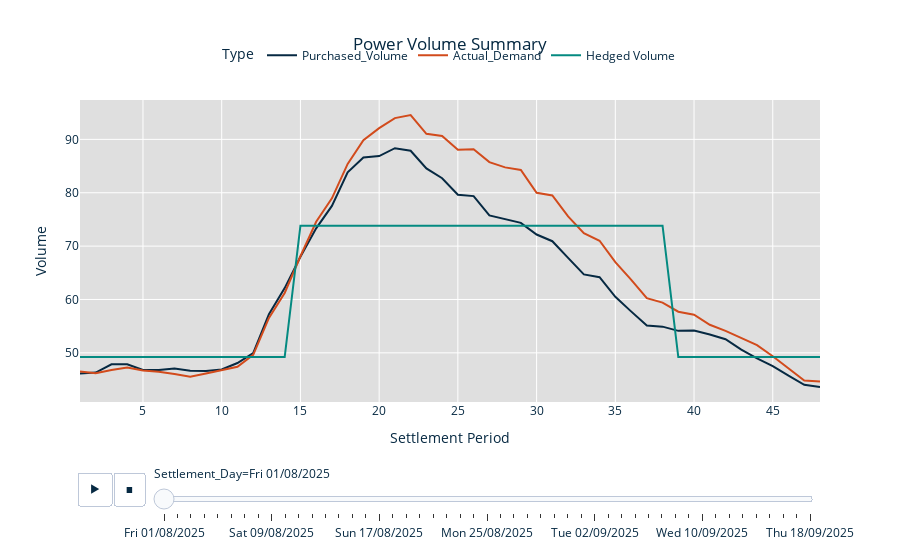

Write notebook code for a chart like this one.
### Code cell
# Set custom colours (must match order in data)
colour_map = {
    "Purchased_Volume": "#062942",   # navy
    "Actual_Demand": "#d24b1c",      # orange
    "Hedged Volume": "#048a81"       # dark turquoise
}

# Create the figure
power_vol_fig = px.line(
    power_vol_unpivot,
    x="Settlement_Period",
    y="Volume",
    color="Type",
    animation_frame="Settlement_Day",
    color_discrete_map=colour_map,
    title="Power Volume Summary"
)

# Update layout (everything in one call)
power_vol_fig.update_layout(
    title={"x": 0.5, "font": {"color": "#062942"}},
    plot_bgcolor="#dfdfdf",
    paper_bgcolor="white",
    font={"color": "#062942"},
    legend={"orientation": "h","yanchor": "bottom","y": 1.1,"xanchor": "center","x": 0.5},
    xaxis={"title": "Settlement Period","gridcolor": "white"},
    yaxis={"title": "Volume","gridcolor": "white"}
)

power_vol_fig.show()

### Figure 1 — Plotly figure (JSON) as saved in the notebook; plotly's stock layout.template omitted (floating-point values rounded to 4 significant figures)
{"data": [{"hovertemplate": "Type=Purchased_Volume<br>Settlement_Day=Fri 01/08/2025<br>Settlement_Period=%{x}<br>Volume=%{y}<extra></extra>", "legendgroup": "Purchased_Volume", "line": {"color": "#062942", "dash": "solid"}, "marker": {"symbol": "circle"}, "mode": "lines", "name": "Purchased_Volume", "orientation": "v", "showlegend": true, "type": "scatter", "x": [1, 2, 3, 4, 5, 6, 7, 8, 9, 10, 11, 12, 13, 14, 15, 16, 17, 18, 19, 20, 21, 22, 23, 24, 25, 26, 27, 28, 29, 30, 31, 32, 33, 34, 35, 36, 37, 38, 39, 40, 41, 42, 43, 44, 45, 46, 47, 48], "xaxis": "x", "y": [46.12, 46.3, 47.86, 47.86, 46.79, 46.79, 47.06, 46.66, 46.61, 46.88, 48.09, 49.97, 57.25, 62.13, 68.01, 73.33, 77.53, 83.84, 86.61, 86.88, 88.35, 87.86, 84.55, 82.72, 79.64, 79.37, 75.75, 75.08, 74.36, 72.17, 70.92, 67.79, 64.7, 64.17, 60.5, 57.77, 55.14, 54.91, 54.12, 54.17, 53.45, 52.56, 50.59, 48.98, 47.51, 45.72, 44.02, 43.62], "yaxis": "y"}, {"hovertemplate": "Type=Actual_Demand<br>Settlement_Day=Fri 01/08/2025<br>Settlement_Period=%{x}<br>Volume=%{y}<extra></extra>", "legendgroup": "Actual_Demand", "line": {"color": "#d24b1c", "dash": "solid"}, "marker": {"symbol": "circle"}, "mode": "lines", "name": "Actual_Demand", "orientation": "v", "showlegend": true, "type": "scatter", "x": [1, 2, 3, 4, 5, 6, 7, 8, 9, 10, 11, 12, 13, 14, 15, 16, 17, 18, 19, 20, 21, 22, 23, 24, 25, 26, 27, 28, 29, 30, 31, 32, 33, 34, 35, 36, 37, 38, 39, 40, 41, 42, 43, 44, 45, 46, 47, 48], "xaxis": "x", "y": [46.52, 46.16, 46.77, 47.24, 46.7, 46.44, 46.03, 45.54, 46.14, 46.72, 47.39, 49.63, 56.55, 61.22, 68.1, 74.56, 78.95, 85.41, 89.83, 92.11, 93.99, 94.55, 91.05, 90.65, 88.06, 88.14, 85.74, 84.75, 84.28, 80, 79.5, 75.57, 72.43, 71, 66.99, 63.73, 60.24, 59.41, 57.71, 57.15, 55.26, 54.12, 52.74, 51.45, 49.36, 47.18, 44.83, 44.62], "yaxis": "y"}, {"hovertemplate": "Type=Hedged Volume<br>Settlement_Day=Fri 01/08/2025<br>Settlement_Period=%{x}<br>Volume=%{y}<extra></extra>", "legendgroup": "Hedged Volume", "line": {"color": "#048a81", "dash": "solid"}, "marker": {"symbol": "circle"}, "mode": "lines", "name": "Hedged Volume", "orientation": "v", "showlegend": true, "type": "scatter", "x": [1, 2, 3, 4, 5, 6, 7, 8, 9, 10, 11, 12, 13, 14, 15, 16, 17, 18, 19, 20, 21, 22, 23, 24, 25, 26, 27, 28, 29, 30, 31, 32, 33, 34, 35, 36, 37, 38, 39, 40, 41, 42, 43, 44, 45, 46, 47, 48], "xaxis": "x", "y": [49.21, 49.21, 49.21, 49.21, 49.21, 49.21, 49.21, 49.21, 49.21, 49.21, 49.21, 49.21, 49.21, 49.21, 73.83, 73.83, 73.83, 73.83, 73.83, 73.83, 73.83, 73.83, 73.83, 73.83, 73.83, 73.83, 73.83, 73.83, 73.83, 73.83, 73.83, 73.83, 73.83, 73.83, 73.83, 73.83, 73.83, 73.83, 49.21, 49.21, 49.21, 49.21, 49.21, 49.21, 49.21, 49.21, 49.21, 49.21], "yaxis": "y"}], "layout": {"autosize": true, "font": {"color": "#062942"}, "legend": {"orientation": "h", "title": {"text": "Type"}, "tracegroupgap": 0, "x": 0.5, "xanchor": "center", "y": 1.1, "yanchor": "bottom"}, "paper_bgcolor": "white", "plot_bgcolor": "#dfdfdf", "sliders": [{"active": 0, "currentvalue": {"prefix": "Settlement_Day="}, "len": 0.9, "pad": {"b": 10, "t": 60}, "steps": [{"args": [["Fri 01/08/2025"], {"frame": {"duration": 0, "redraw": false}, "fromcurrent": true, "mode": "immediate", "transition": {"duration": 0, "easing": "linear"}}], "label": "Fri 01/08/2025", "method": "animate"}, {"args": [["Sat 02/08/2025"], {"frame": {"duration": 0, "redraw": false}, "fromcurrent": true, "mode": "immediate", "transition": {"duration": 0, "easing": "linear"}}], "label": "Sat 02/08/2025", "method": "animate"}, {"args": [["Sun 03/08/2025"], {"frame": {"duration": 0, "redraw": false}, "fromcurrent": true, "mode": "immediate", "transition": {"duration": 0, "easing": "linear"}}], "label": "Sun 03/08/2025", "method": "animate"}, {"args": [["Mon 04/08/2025"], {"frame": {"duration": 0, "redraw": false}, "fromcurrent": true, "mode": "immediate", "transition": {"duration": 0, "easing": "linear"}}], "label": "Mon 04/08/2025", "method": "animate"}, {"args": [["Tue 05/08/2025"], {"frame": {"duration": 0, "redraw": false}, "fromcurrent": true, "mode": "immediate", "transition": {"duration": 0, "easing": "linear"}}], "label": "Tue 05/08/2025", "method": "animate"}, {"args": [["Wed 06/08/2025"], {"frame": {"duration": 0, "redraw": false}, "fromcurrent": true, "mode": "immediate", "transition": {"duration": 0, "easing": "linear"}}], "label": "Wed 06/08/2025", "method": "animate"}, {"args": [["Thu 07/08/2025"], {"frame": {"duration": 0, "redraw": false}, "fromcurrent": true, "mode": "immediate", "transition": {"duration": 0, "easing": "linear"}}], "label": "Thu 07/08/2025", "method": "animate"}, {"args": [["Fri 08/08/2025"], {"frame": {"duration": 0, "redraw": false}, "fromcurrent": true, "mode": "immediate", "transition": {"duration": 0, "easing": "linear"}}], "label": "Fri 08/08/2025", "method": "animate"}, {"args": [["Sat 09/08/2025"], {"frame": {"duration": 0, "redraw": false}, "fromcurrent": true, "mode": "immediate", "transition": {"duration": 0, "easing": "linear"}}], "label": "Sat 09/08/2025", "method": "animate"}, {"args": [["Sun 10/08/2025"], {"frame": {"duration": 0, "redraw": false}, "fromcurrent": true, "mode": "immediate", "transition": {"duration": 0, "easing": "linear"}}], "label": "Sun 10/08/2025", "method": "animate"}, {"args": [["Mon 11/08/2025"], {"frame": {"duration": 0, "redraw": false}, "fromcurrent": true, "mode": "immediate", "transition": {"duration": 0, "easing": "linear"}}], "label": "Mon 11/08/2025", "method": "animate"}, {"args": [["Tue 12/08/2025"], {"frame": {"duration": 0, "redraw": false}, "fromcurrent": true, "mode": "immediate", "transition": {"duration": 0, "easing": "linear"}}], "label": "Tue 12/08/2025", "method": "animate"}, {"args": [["Wed 13/08/2025"], {"frame": {"duration": 0, "redraw": false}, "fromcurrent": true, "mode": "immediate", "transition": {"duration": 0, "easing": "linear"}}], "label": "Wed 13/08/2025", "method": "animate"}, {"args": [["Thu 14/08/2025"], {"frame": {"duration": 0, "redraw": false}, "fromcurrent": true, "mode": "immediate", "transition": {"duration": 0, "easing": "linear"}}], "label": "Thu 14/08/2025", "method": "animate"}, {"args": [["Fri 15/08/2025"], {"frame": {"duration": 0, "redraw": false}, "fromcurrent": true, "mode": "immediate", "transition": {"duration": 0, "easing": "linear"}}], "label": "Fri 15/08/2025", "method": "animate"}, {"args": [["Sat 16/08/2025"], {"frame": {"duration": 0, "redraw": false}, "fromcurrent": true, "mode": "immediate", "transition": {"duration": 0, "easing": "linear"}}], "label": "Sat 16/08/2025", "method": "animate"}, {"args": [["Sun 17/08/2025"], {"frame": {"duration": 0, "redraw": false}, "fromcurrent": true, "mode": "immediate", "transition": {"duration": 0, "easing": "linear"}}], "label": "Sun 17/08/2025", "method": "animate"}, {"args": [["Mon 18/08/2025"], {"frame": {"duration": 0, "redraw": false}, "fromcurrent": true, "mode": "immediate", "transition": {"duration": 0, "easing": "linear"}}], "label": "Mon 18/08/2025", "method": "animate"}, {"args": [["Tue 19/08/2025"], {"frame": {"duration": 0, "redraw": false}, "fromcurrent": true, "mode": "immediate", "transition": {"duration": 0, "easing": "linear"}}], "label": "Tue 19/08/2025", "method": "animate"}, {"args": [["Wed 20/08/2025"], {"frame": {"duration": 0, "redraw": false}, "fromcurrent": true, "mode": "immediate", "transition": {"duration": 0, "easing": "linear"}}], "label": "Wed 20/08/2025", "method": "animate"}, {"args": [["Thu 21/08/2025"], {"frame": {"duration": 0, "redraw": false}, "fromcurrent": true, "mode": "immediate", "transition": {"duration": 0, "easing": "linear"}}], "label": "Thu 21/08/2025", "method": "animate"}, {"args": [["Fri 22/08/2025"], {"frame": {"duration": 0, "redraw": false}, "fromcurrent": true, "mode": "immediate", "transition": {"duration": 0, "easing": "linear"}}], "label": "Fri 22/08/2025", "method": "animate"}, {"args": [["Sat 23/08/2025"], {"frame": {"duration": 0, "redraw": false}, "fromcurrent": true, "mode": "immediate", "transition": {"duration": 0, "easing": "linear"}}], "label": "Sat 23/08/2025", "method": "animate"}, {"args": [["Sun 24/08/2025"], {"frame": {"duration": 0, "redraw": false}, "fromcurrent": true, "mode": "immediate", "transition": {"duration": 0, "easing": "linear"}}], "label": "Sun 24/08/2025", "method": "animate"}, {"args": [["Mon 25/08/2025"], {"frame": {"duration": 0, "redraw": false}, "fromcurrent": true, "mode": "immediate", "transition": {"duration": 0, "easing": "linear"}}], "label": "Mon 25/08/2025", "method": "animate"}, {"args": [["Tue 26/08/2025"], {"frame": {"duration": 0, "redraw": false}, "fromcurrent": true, "mode": "immediate", "transition": {"duration": 0, "easing": "linear"}}], "label": "Tue 26/08/2025", "method": "animate"}, {"args": [["Wed 27/08/2025"], {"frame": {"duration": 0, "redraw": false}, "fromcurrent": true, "mode": "immediate", "transition": {"duration": 0, "easing": "linear"}}], "label": "Wed 27/08/2025", "method": "animate"}, {"args": [["Thu 28/08/2025"], {"frame": {"duration": 0, "redraw": false}, "fromcurrent": true, "mode": "immediate", "transition": {"duration": 0, "easing": "linear"}}], "label": "Thu 28/08/2025", "method": "animate"}, {"args": [["Fri 29/08/2025"], {"frame": {"duration": 0, "redraw": false}, "fromcurrent": true, "mode": "immediate", "transition": {"duration": 0, "easing": "linear"}}], "label": "Fri 29/08/2025", "method": "animate"}, {"args": [["Sat 30/08/2025"], {"frame": {"duration": 0, "redraw": false}, "fromcurrent": true, "mode": "immediate", "transition": {"duration": 0, "easing": "linear"}}], "label": "Sat 30/08/2025", "method": "animate"}, {"args": [["Sun 31/08/2025"], {"frame": {"duration": 0, "redraw": false}, "fromcurrent": true, "mode": "immediate", "transition": {"duration": 0, "easing": "linear"}}], "label": "Sun 31/08/2025", "method": "animate"}, {"args": [["Mon 01/09/2025"], {"frame": {"duration": 0, "redraw": false}, "fromcurrent": true, "mode": "immediate", "transition": {"duration": 0, "easing": "linear"}}], "label": "Mon 01/09/2025", "method": "animate"}, {"args": [["Tue 02/09/2025"], {"frame": {"duration": 0, "redraw": false}, "fromcurrent": true, "mode": "immediate", "transition": {"duration": 0, "easing": "linear"}}], "label": "Tue 02/09/2025", "method": "animate"}, {"args": [["Wed 03/09/2025"], {"frame": {"duration": 0, "redraw": false}, "fromcurrent": true, "mode": "immediate", "transition": {"duration": 0, "easing": "linear"}}], "label": "Wed 03/09/2025", "method": "animate"}, {"args": [["Thu 04/09/2025"], {"frame": {"duration": 0, "redraw": false}, "fromcurrent": true, "mode": "immediate", "transition": {"duration": 0, "easing": "linear"}}], "label": "Thu 04/09/2025", "method": "animate"}, {"args": [["Fri 05/09/2025"], {"frame": {"duration": 0, "redraw": false}, "fromcurrent": true, "mode": "immediate", "transition": {"duration": 0, "easing": "linear"}}], "label": "Fri 05/09/2025", "method": "animate"}, {"args": [["Sat 06/09/2025"], {"frame": {"duration": 0, "redraw": false}, "fromcurrent": true, "mode": "immediate", "transition": {"duration": 0, "easing": "linear"}}], "label": "Sat 06/09/2025", "method": "animate"}, {"args": [["Sun 07/09/2025"], {"frame": {"duration": 0, "redraw": false}, "fromcurrent": true, "mode": "immediate", "transition": {"duration": 0, "easing": "linear"}}], "label": "Sun 07/09/2025", "method": "animate"}, {"args": [["Mon 08/09/2025"], {"frame": {"duration": 0, "redraw": false}, "fromcurrent": true, "mode": "immediate", "transition": {"duration": 0, "easing": "linear"}}], "label": "Mon 08/09/2025", "method": "animate"}, {"args": [["Tue 09/09/2025"], {"frame": {"duration": 0, "redraw": false}, "fromcurrent": true, "mode": "immediate", "transition": {"duration": 0, "easing": "linear"}}], "label": "Tue 09/09/2025", "method": "animate"}, {"args": [["Wed 10/09/2025"], {"frame": {"duration": 0, "redraw": false}, "fromcurrent": true, "mode": "immediate", "transition": {"duration": 0, "easing": "linear"}}], "label": "Wed 10/09/2025", "method": "animate"}, {"args": [["Thu 11/09/2025"], {"frame": {"duration": 0, "redraw": false}, "fromcurrent": true, "mode": "immediate", "transition": {"duration": 0, "easing": "linear"}}], "label": "Thu 11/09/2025", "method": "animate"}, {"args": [["Fri 12/09/2025"], {"frame": {"duration": 0, "redraw": false}, "fromcurrent": true, "mode": "immediate", "transition": {"duration": 0, "easing": "linear"}}], "label": "Fri 12/09/2025", "method": "animate"}, {"args": [["Sat 13/09/2025"], {"frame": {"duration": 0, "redraw": false}, "fromcurrent": true, "mode": "immediate", "transition": {"duration": 0, "easing": "linear"}}], "label": "Sat 13/09/2025", "method": "animate"}, {"args": [["Sun 14/09/2025"], {"frame": {"duration": 0, "redraw": false}, "fromcurrent": true, "mode": "immediate", "transition": {"duration": 0, "easing": "linear"}}], "label": "Sun 14/09/2025", "method": "animate"}, {"args": [["Mon 15/09/2025"], {"frame": {"duration": 0, "redraw": false}, "fromcurrent": true, "mode": "immediate", "transition": {"duration": 0, "easing": "linear"}}], "label": "Mon 15/09/2025", "method": "animate"}, {"args": [["Tue 16/09/2025"], {"frame": {"duration": 0, "redraw": false}, "fromcurrent": true, "mode": "immediate", "transition": {"duration": 0, "easing": "linear"}}], "label": "Tue 16/09/2025", "method": "animate"}, {"args": [["Wed 17/09/2025"], {"frame": {"duration": 0, "redraw": false}, "fromcurrent": true, "mode": "immediate", "transition": {"duration": 0, "easing": "linear"}}], "label": "Wed 17/09/2025", "method": "animate"}, {"args": [["Thu 18/09/2025"], {"frame": {"duration": 0, "redraw": false}, "fromcurrent": true, "mode": "immediate", "transition": {"duration": 0, "easing": "linear"}}], "label": "Thu 18/09/2025", "method": "animate"}], "x": 0.1, "xanchor": "left", "y": 0, "yanchor": "top"}], "title": {"font": {"color": "#062942"}, "text": "Power Volume Summary", "x": 0.5}, "updatemenus": [{"active": 1, "buttons": [{"args": [null, {"frame": {"duration": 500, "redraw": false}, "fromcurrent": true, "mode": "immediate", "transition": {"duration": 500, "easing": "linear"}}], "label": "&#9654;", "method": "animate"}, {"args": [[null], {"frame": {"duration": 0, "redraw": false}, "fromcurrent": true, "mode": "immediate", "transition": {"duration": 0, "easing": "linear"}}], "label": "&#9724;", "method": "animate"}], "direction": "left", "pad": {"r": 10, "t": 70}, "showactive": false, "type": "buttons", "x": 0.1, "xanchor": "right", "y": 0, "yanchor": "top"}], "xaxis": {"anchor": "y", "autorange": true, "domain": [0, 1], "gridcolor": "white", "range": [1, 48], "title": {"text": "Settlement Period"}, "type": "linear"}, "yaxis": {"anchor": "x", "autorange": true, "domain": [0, 1], "gridcolor": "white", "range": [40.79, 97.38], "title": {"text": "Volume"}, "type": "linear"}}}
